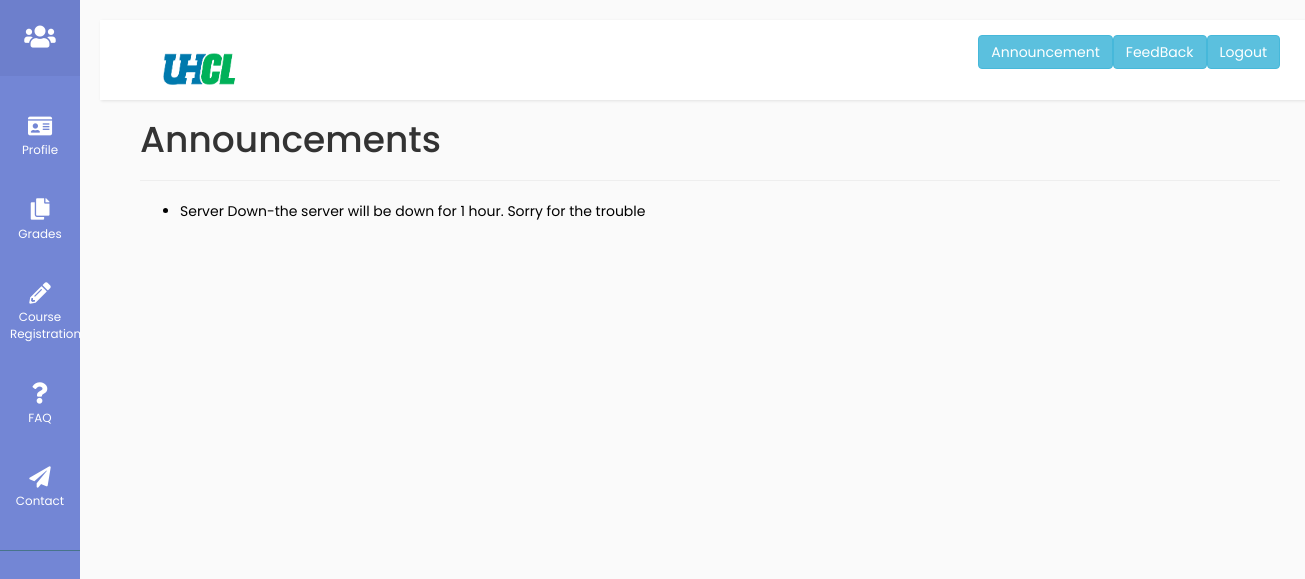
/studmain/studannouncement/, run on the app's committed database.
### login/models.py (models this page shows, shortened)
class Announcements(models.Model):
    notice_id=models.CharField(max_length=100,primary_key = True)
    title=models.CharField(max_length=100)
    description=models.CharField(max_length=100)
    publish_date=models.DateField(auto_now_add=True)

### studmain/views.py (the view)
# urls.py: path('studannouncement/',views.studannouncement,name='studannouncement'),
def studannouncement(request):
    ann=Announcements.objects.all()
    return render(request,'studmain/stud_ann.html',{'Announcements':ann})

### studmain/templates/studmain/stud_ann.html
{% extends 'studmain/studbase.html' %}
{% load static %}
{% block content %}
 <div class="container">
    <h1>Announcements</h1>
    <hr>
  <div class="row">
  <div class="form-group">
    <div class="col-md-9 personal-info">
    <ul>
      {% for message in Announcements %}
      <li style="color:black;">{{message.title}}-{{message.description}}</li>
     {% endfor %}
    </ul>
    </div>
  </div>
  </div>
</div>
{% endblock %}

### studmain/templates/studmain/studbase.html (style rules this page uses)
body { font-family: 'Poppins', sans-serif; background: #fafafa; }

### data on the page
Announcements: title "Server Down", description "the server will be down for 1 hour. Sorry for the trouble"
